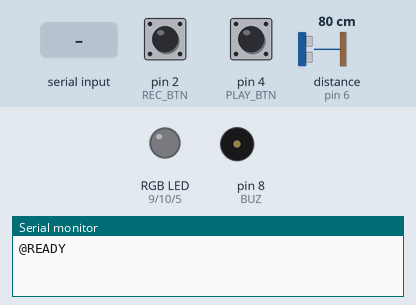
Simulated run of this sketch. Board: Arduino Uno, built with avr-gcc and run on an emulated ATmega328P. Parts: an RGB LED mixed from three pins (HIGH = lit), buzzer (waves = sounding), the last lines printed to the serial monitor. Wiring (from diagram.json): ultrasonic range finder: trigger pin 7; echo pin 6. Inputs (shaded band) come from the test bench; at power-on: distance to the obstacle (sensor on pin 6) 80 cm, pin 4 (PLAY_BTN) HIGH, pin 2 (REC_BTN) HIGH. The echo pulse lasts 58.3 µs per cm; dim RGB values are drawn brighter than linear; pins used as bus, display or sensor lines are not drawn.

Above: at 1.2 s.
1.3 s: distance to the obstacle (sensor on pin 6) set to 9 cm
At 2.2 s:
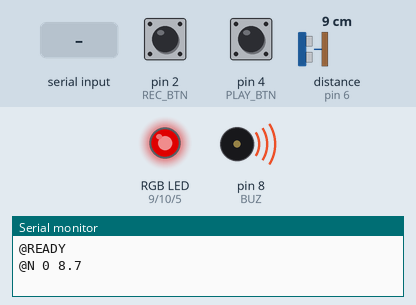
2.8 s: "D90\n" received over Serial
At 3.02 s:
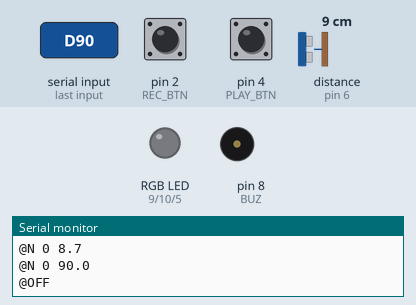
4.3 s: pin 4 (PLAY_BTN) pulled LOW for 1 s
At 5.9 s:
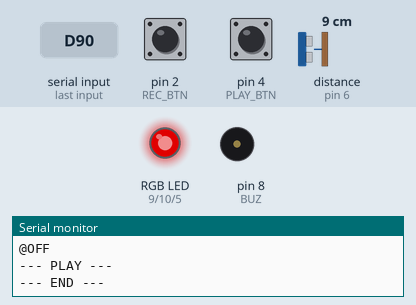
6.8 s: "D,45\n" received over Serial
At 7.5 s:
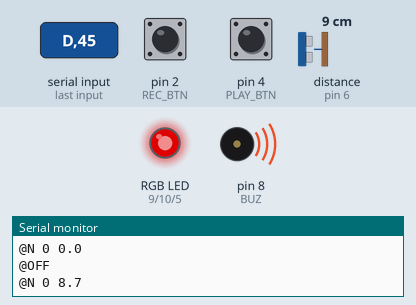
8.3 s: distance to the obstacle (sensor on pin 6) set to 2 cm
At 9.4 s:
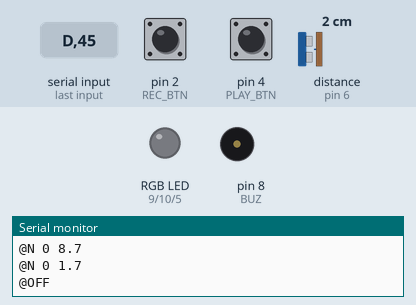
9.8 s: distance to the obstacle (sensor on pin 6) set to 4 cm
11.3 s: distance to the obstacle (sensor on pin 6) set to 6 cm
At 12.4 s:
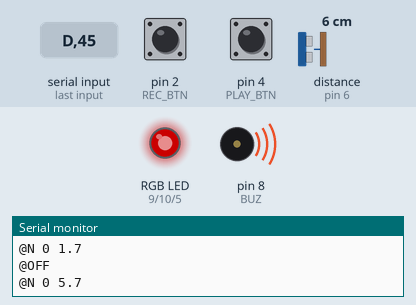
Timing chart, 0 to 13.8 s (numbered marks = the images above; inputs shaded):
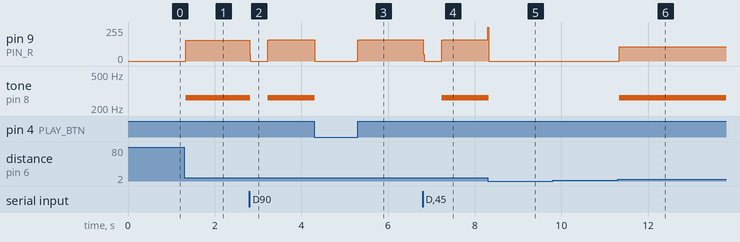

Measured:
- the behaviour switches between 5 and 6 cm on distance to the obstacle (sensor on pin 6) (found by bisection; images 5 and 6)
- after the input at 1.3 s, pin 9 (PIN_R): 0/255 → 157/255 at once; tone on pin 8 (BUZ): silent → 262 Hz at once
- after the input at 2.8 s, pin 9 (PIN_R): 157/255 → 0/255 at once, → 158/255 0.42 s later; tone on pin 8 (BUZ): 262 Hz → silent at once, → 262 Hz 0.40 s later
- after the input at 4.3 s, pin 9 (PIN_R): 158/255 → 0/255 at once, → 158/255 0.99 s later; tone on pin 8 (BUZ): 262 Hz → silent at once
- after the input at 6.8 s, pin 9 (PIN_R): 158/255 → 0/255 at once, → 158/255 0.42 s later; tone on pin 8 (BUZ): silent → 262 Hz after 0.44 s
- after the input at 8.3 s, pin 9 (PIN_R): 158/255 → 0/255 at once; tone on pin 8 (BUZ): 262 Hz → silent at once
- after the input at 9.8 s, every drawn part: stays the same
- after the input at 11.3 s, pin 9 (PIN_R): 0/255 → 106/255 at once; tone on pin 8 (BUZ): silent → 262 Hz at once

The sketch:

AirPianoLive.ino
```cpp
// Air Piano LIVE = AirPiano.ino + a serial link to the web page.
// Serial out (115200): "@READY", "@N <noteIndex> <cm>", "@OFF", plus the normal "E4 450ms" lines.
// Serial in: "D<cm>" distance override, "R" toggle record, "P" play.
const uint8_t TRIG = 7, ECHO = 6, BUZ = 8;
const uint8_t PIN_R = 9, PIN_G = 10, PIN_B = 5;
const uint8_t REC_BTN = 2, PLAY_BTN = 4;
const char* NAMES[8] = {"C4", "D4", "E4", "F4", "G4", "A4", "B4", "C5"};
const uint16_t FREQ[8] = {262, 294, 330, 349, 392, 440, 494, 523};
const uint8_t COLORS[8][3] = {
  {255, 0, 0}, {255, 70, 0}, {255, 200, 0}, {0, 255, 0},
  {0, 255, 200}, {0, 0, 255}, {75, 0, 130}, {160, 0, 255}
};
struct NoteRec { int8_t idx; uint16_t dur; uint16_t gap; };
NoteRec song[32];
uint8_t songLen = 0;
bool wasRec = false, haveEnd = false;
int recCur = -1;
unsigned long segStart = 0, lastEnd = 0;
uint16_t pendingGap = 0;
float remoteD = 0; unsigned long remoteT = 0;
bool recReq = false, playReq = false;
char cmd[16]; uint8_t cl = 0;

float readDistanceCm() {
  digitalWrite(TRIG, LOW); delayMicroseconds(2);
  digitalWrite(TRIG, HIGH); delayMicroseconds(10);
  digitalWrite(TRIG, LOW);
  unsigned long t = pulseIn(ECHO, HIGH, 30000UL);
  if (t == 0) return -1;
  return t * 0.0343 / 2.0;
}
int noteFromDistance(float d) {
  if (d < 5.0 || d > 45.0) return -1;
  int b = (int)((d - 5.0) / 5.0);
  return b > 7 ? 7 : b;
}
void setLed(int idx, float br) {
  if (idx < 0) { analogWrite(PIN_R, 0); analogWrite(PIN_G, 0); analogWrite(PIN_B, 0); return; }
  analogWrite(PIN_R, COLORS[idx][0] * br);
  analogWrite(PIN_G, COLORS[idx][1] * br);
  analogWrite(PIN_B, COLORS[idx][2] * br);
}
float tuningBrightness(float d) {
  float pos = fmod(d - 5.0, 5.0) / 5.0;
  return 0.2 + 0.8 * (1.0 - fabs(pos - 0.5) * 2.0);
}
void emitOn(int i, float d) { Serial.print("@N "); Serial.print(i); Serial.print(' '); Serial.println(d, 1); }
void emitOff() { Serial.println("@OFF"); }
void printNote(int idx, unsigned long dur) {
  Serial.print(NAMES[idx]); Serial.print(' '); Serial.print(dur); Serial.println("ms");
}
void closeSegment(unsigned long now) {
  if (recCur >= 0 && songLen < 32) {
    unsigned long dur = now - segStart;
    song[songLen++] = { (int8_t)recCur, (uint16_t)min(dur, 65535UL), pendingGap };
    printNote(recCur, dur);
  }
  lastEnd = now; haveEnd = true; recCur = -1;
}
void handleRecording(bool rec, int note) {
  unsigned long now = millis();
  if (rec && !wasRec) { songLen = 0; recCur = -1; haveEnd = false; Serial.println("--- REC ---"); }
  if (rec && note != recCur) {
    if (recCur >= 0) closeSegment(now);
    if (note >= 0) {
      recCur = note; segStart = now;
      pendingGap = haveEnd ? (uint16_t)min(now - lastEnd, 65535UL) : 0;
    }
  }
  if (!rec && wasRec) { if (recCur >= 0) closeSegment(now); Serial.println("--- REC stop ---"); }
  wasRec = rec;
}
void readCmd() {
  while (Serial.available()) {
    char c = Serial.read();
    if (c == '\n' || c == '\r') {
      cmd[cl] = 0;
      if (cl) {
        if (cmd[0] == 'D') { remoteD = atof(cmd + 1); remoteT = millis(); }
        else if (cmd[0] == 'R') recReq = true;
        else if (cmd[0] == 'P') playReq = true;
      }
      cl = 0;
    } else if (cl < 15) cmd[cl++] = c;
  }
}
void playSong() {
  noTone(BUZ); setLed(-1, 0); emitOff();
  Serial.println("--- PLAY ---");
  for (uint8_t i = 0; i < songLen; i++) {
    delay(song[i].gap);
    setLed(song[i].idx, 1.0);
    tone(BUZ, FREQ[song[i].idx]);
    emitOn(song[i].idx, 5 + song[i].idx * 5 + 2.5);
    printNote(song[i].idx, song[i].dur);
    delay(song[i].dur);
    noTone(BUZ); setLed(-1, 0); emitOff();
  }
  Serial.println("--- END ---");
  while (digitalRead(PLAY_BTN) == LOW) {}
  while (Serial.available()) Serial.read();
}
void setup() {
  Serial.begin(115200);
  pinMode(TRIG, OUTPUT); pinMode(ECHO, INPUT); pinMode(BUZ, OUTPUT);
  pinMode(PIN_R, OUTPUT); pinMode(PIN_G, OUTPUT); pinMode(PIN_B, OUTPUT);
  pinMode(REC_BTN, INPUT_PULLUP); pinMode(PLAY_BTN, INPUT_PULLUP);
  Serial.println("@READY");
}
void loop() {
  static int note = -1, cand = -2, lastTone = -1;
  static bool recOn = false, lastBtn = HIGH;
  static float lastEmit = -100;
  readCmd();
  bool b = digitalRead(REC_BTN);
  if (lastBtn == HIGH && b == LOW) { recOn = !recOn; delay(30); }
  lastBtn = b;
  if (recReq) { recOn = !recOn; recReq = false; }
  if (!recOn && (digitalRead(PLAY_BTN) == LOW || playReq)) { playReq = false; playSong(); return; }

  float d = (remoteT && millis() - remoteT < 400) ? remoteD : readDistanceCm();
  int raw = noteFromDistance(d);
  if (raw == cand) note = raw;
  cand = raw;
  if (note != lastTone) {
    if (note >= 0) tone(BUZ, FREQ[note]); else { noTone(BUZ); emitOff(); }
    lastTone = note; lastEmit = -100;
  }
  if (note >= 0 && fabs(d - lastEmit) >= 0.5) { emitOn(note, d); lastEmit = d; }
  setLed(note, note >= 0 ? tuningBrightness(d) : 0);
  handleRecording(recOn, note);
  delay(20);
}
```
